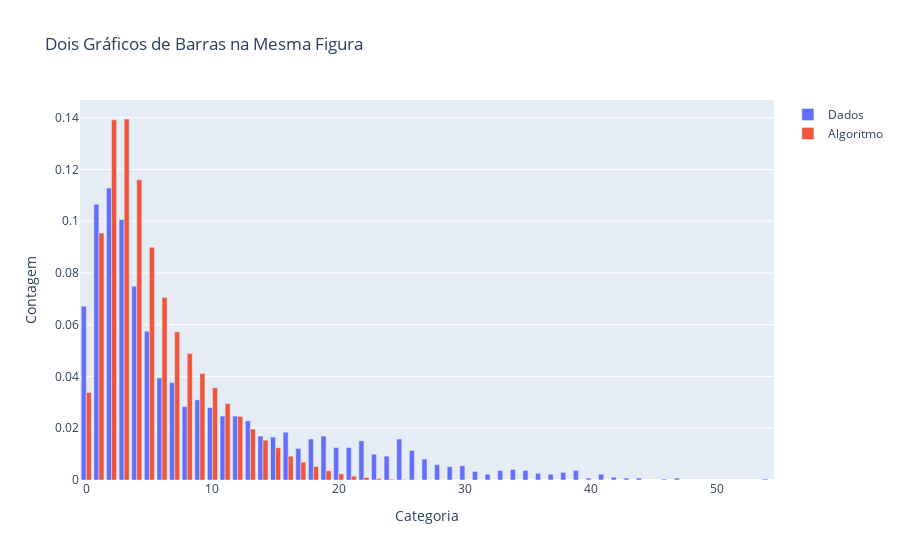

The cell this chart's notebook holds for it:
### Code cell
faixa = 0
x,y = np.unique(contatos[faixas == faixa][:,0],return_counts=True)
x_,y_ = np.unique(c[faixas_ == faixa][:,0],return_counts=True)
y = y/np.sum(y)
y_ = y_/np.sum(y_)
fig = go.Figure()

# Adicionar o primeiro gráfico de barras
fig.add_trace(go.Bar(x=x, y=y, name='Dados'))

# Adicionar o segundo gráfico de barras
fig.add_trace(go.Bar(x=x_, y=y_, name='Algoritmo'))

# Atualizar o layout do gráfico
fig.update_layout(title='Dois Gráficos de Barras na Mesma Figura',
                  xaxis_title='Categoria',
                  yaxis_title='Contagem',
                  barmode='group')

# Exibir o gráfico
fig.show()

### Figure 1 — Plotly figure (JSON) as saved in the notebook; plotly's stock layout.template omitted (floating-point values rounded to 4 significant figures)
{"data": [{"name": "Dados", "type": "bar", "x": [0, 1, 2, 3, 4, 5, 6, 7, 8, 9, 10, 11, 12, 13, 14, 15, 16, 17, 18, 19, 20, 21, 22, 23, 24, 25, 26, 27, 28, 29, 30, 31, 32, 33, 34, 35, 36, 37, 38, 39, 40, 41, 42, 43, 44, 46, 47, 54], "y": [0.06711, 0.1066, 0.1128, 0.1007, 0.07485, 0.05752, 0.03945, 0.03761, 0.02839, 0.03097, 0.02802, 0.02471, 0.02471, 0.02286, 0.01696, 0.01659, 0.01844, 0.01217, 0.01586, 0.01696, 0.01254, 0.01254, 0.01512, 0.009956, 0.009218, 0.01586, 0.01143, 0.008112, 0.0059, 0.005162, 0.005531, 0.003319, 0.002212, 0.003687, 0.004056, 0.003687, 0.002581, 0.002212, 0.00295, 0.003687, 0.0007375, 0.002212, 0.001106, 0.0007375, 0.0007375, 0.0003687, 0.0007375, 0.0003687]}, {"name": "Algoritmo", "type": "bar", "x": [0, 1, 2, 3, 4, 5, 6, 7, 8, 9, 10, 11, 12, 13, 14, 15, 16, 17, 18, 19, 20, 21, 22, 23, 24, 25, 26, 27, 28, 29, 30, 31, 32], "y": [0.03382, 0.09545, 0.1392, 0.1395, 0.116, 0.08995, 0.07053, 0.05733, 0.0489, 0.04113, 0.03561, 0.02953, 0.02455, 0.01968, 0.01539, 0.01246, 0.009205, 0.006912, 0.005195, 0.003574, 0.002365, 0.001509, 0.0009725, 0.0005683, 0.0003282, 0.0001841, 0.0001081, 2.401e-05, 2.801e-05, 4.002e-06, 8.004e-06, 8.004e-06, 4.002e-06]}], "layout": {"barmode": "group", "title": {"text": "Dois Gráficos de Barras na Mesma Figura"}, "xaxis": {"title": {"text": "Categoria"}}, "yaxis": {"title": {"text": "Contagem"}}}}
